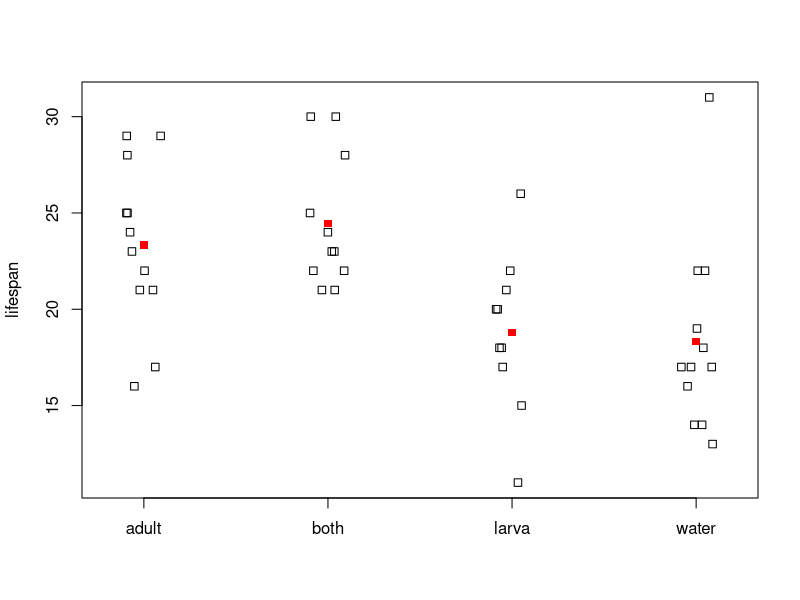
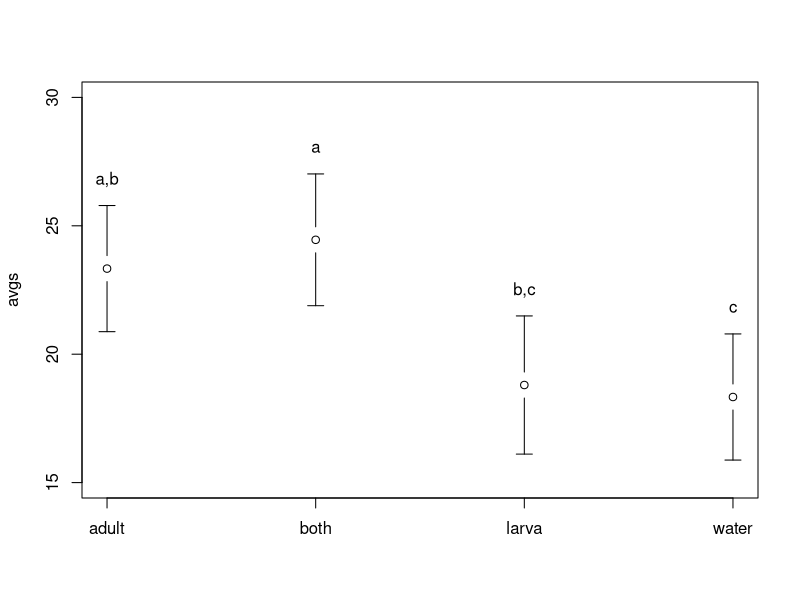
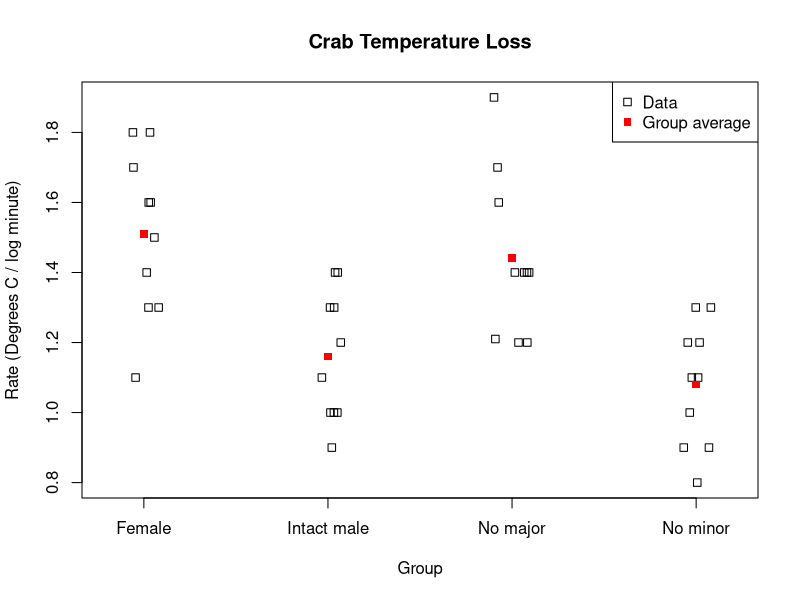
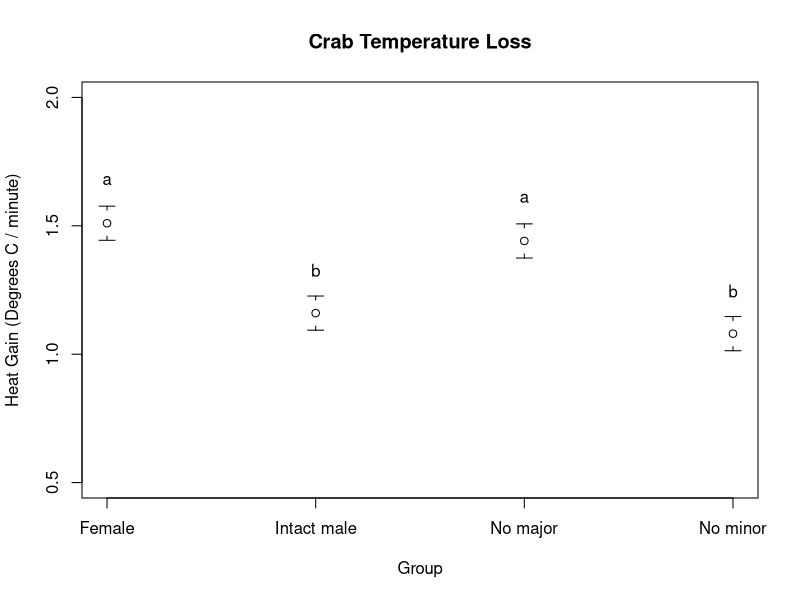

Here is the R script that generated these plots, in order:
#Adam Orr
#Biometry
#Lab 10

# ---- warmup ----
fakedata <- read.csv('worms.csv')

#make a stripchart to visualize data
stripchart(lifespan~treatment, method = "jitter", data = fakedata, vertical = T)

#using tapply
avgs <- tapply(fakedata$lifespan, fakedata$treatment, mean)

points(avgs, pch=15, col = 'red') #add average points to plot

#r short cut
modl <- aov(lifespan~treatment, data = fakedata)
summary(modl)

#tukey test - r shortcut
#make sure your tukey values are positive!!
TukeyHSD(modl)

#adding stuff to a CI plot
library(gplots)

n <- tapply(fakedata$lifespan, fakedata$treatment, length)
se <- sqrt(17.75/n) #value from ANOVA table (summary modl)

tcrit <- qt(0.975, 41)

CI <- tcrit * se #interval length

#plot ci
plotCI(avgs, uiw = CI, xaxt = "n", ylim=c(15,30))

#add back x axis
axis(1, at=1:4, labels = c("adult","both","larva","water"))

#add group labels from Tukey test
text(x = 1:4, y = avgs+CI+1, labels=c("a,b","a","b,c","c"))

# ---- question 1 ----
suppressPackageStartupMessages(library(gplots))

setwd("~/code/biometry-lab/lab10/")
crab <- read.csv("crabs.csv")
means <- tapply(crab$rate, crab$group, mean)

# Make a strip chart of the data.
stripchart(rate~group,
           data = crab,
           method = "jitter",
           vertical = T,
           main = "Crab Temperature Loss",
           xlab = "Group",
           ylab = "Rate (Degrees C / log minute)")
points(means, pch=15, col = 'red') #add average points to plot
legend('topright',legend = c("Data","Group average"), col= c('black','red'),pch=c(0,15))

# ---- question 2 ----
# Do an ANOVA to test for any differences in mean rate of
# heat gain among the groups.
df_treatment <- length(means) - 1
df_error  <- length(crab$rate) - length(means)
total_mean <- mean(crab$rate)
SS_treatment <- sum(tapply(crab$rate, crab$group, FUN=function(x){sum(length(x)*(mean(x) - total_mean)^2)}))
SS_error <- sum(tapply(crab$rate, crab$group, FUN=function(x){sum((x - mean(x))^2)}))
MS_treatment <- SS_treatment/df_treatment
MS_error <- SS_error / df_error
fval <- MS_treatment/MS_error
pval <- 1 - pf(fval, df_treatment, df_error)



# ---- question 3 ----
# 3. Re-do the ANOVA using R’s aov command.
mod <- aov(rate~group, data = crab)
summary(mod)

# ---- question 4 ----
# a. Estimate the group’s mean rate of heat gain.
means

# b. Calculate the 95% confidence interval of the mean.
se <- sqrt(MS_error/length(crab$rate))
tcrit <- qt(c(.025,.975),df_error)
cis <- lapply(means, FUN = function(x){x + tcrit * se}) #confidence interval for each grp
cis

# ---- question 5 ----
# Now determine perform pairwise comparisons to test which groups differ from which.
comparisons <- combn(unique(crab$group),2,simplify = F)

# Perform Tukey-Kramer tests on all possible comparisons
diffs <- sapply(comparisons, FUN=function(x){means[x[2]] - means[x[1]]}) #for each comparison, get difference in mean
SE_tukeys <- sapply(comparisons, FUN=function(x){sqrt(0.5 * (MS_error/sum(crab$group == x[1])+MS_error/sum(crab$group == x[2])))}) #for each comparison, calculate the tukey SE. the sum of a boolean vector is the number of TRUE values.
qs <- abs(diffs)/SE_tukeys
pvals <- 1 - ptukey(qs,length(unique(crab$group)),df_error)
conclusions <- ifelse(pvals < 0.05, "Reject", "Fail to Reject")

tukeytable <- data.frame(comparison = sapply(comparisons, paste, collapse = " - "), diff = diffs, q = qs, p = pvals, conclusion = conclusions)

# ---- question 6 ----
# Repeat these Tukey-Kramer tests using R’s TukeyHSD command.
TukeyHSD(mod)

# ---- question 7 ----
# Make an error bar plot, and label it to indicate the
# Tukey-Kramer test results. For your measure of precision, use the 95%
# confidence interval of the mean for each group.
tcrit <- qt(.975,df_error)
cilen <- tcrit * se #interval length

#plot ci
plotCI(means, uiw = cilen, xaxt = "n", ylim=c(0.5,2), xlab = "Group", ylab = "Heat Gain (Degrees C / minute)", main = "Crab Temperature Loss")

#add back x axis
axis(1, at=1:4, labels = names(means))

#add group labels from Tukey test
text(x = 1:4, y = means+cilen+.1, labels=c("a","b","a","b"))
